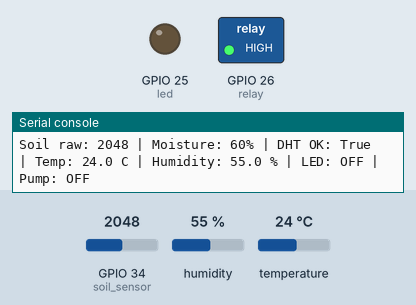
Bench run of a program on a simulated ESP32 board running MicroPython. On the bench: switched loads named in the program (green lamp = pin HIGH), output pins drawn as LEDs (lit = HIGH), the last lines printed to the serial console. The test bench sets the inputs (shaded band); at power-on: GPIO 34 (soil_sensor) = 2048, humidity 55 %, temperature 24 °C (analog values on the 0–4095 scale).

Above: at 1.2 s.
1.3 s: GPIO 34 (soil_sensor) set to 2283
4.0 s: GPIO 34 (soil_sensor) set to 2376
At 5.3 s:
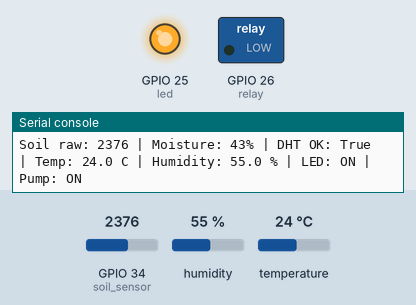
6.7 s: GPIO 34 (soil_sensor) set to 2047
At 8.9 s:
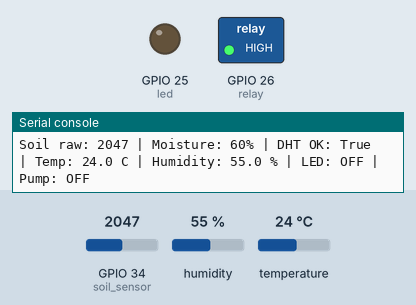
9.6 s: GPIO 34 (soil_sensor) set to 2866
At 18.5 s:
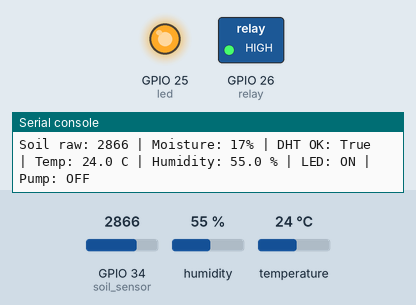
Timing chart, 0 to 19.3 s (numbered marks = the images above; inputs shaded):
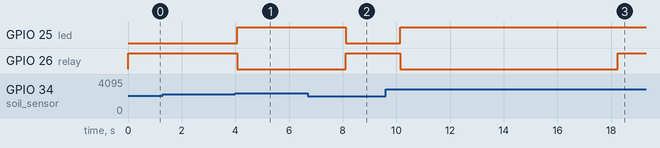

Measured:
- the behaviour switches between 2345 and 2346 on GPIO 34 (soil_sensor) (found by bisection; images 0 and 1)
- after the input at 4.0 s, GPIO 25 (led): LOW → HIGH after 0.07 s; GPIO 26 (relay): HIGH → LOW after 0.07 s
- after the input at 6.7 s, GPIO 25 (led): HIGH → LOW after 1.4 s; GPIO 26 (relay): LOW → HIGH after 1.4 s
- after the input at 9.6 s, GPIO 25 (led): LOW → HIGH after 0.54 s; GPIO 26 (relay): HIGH → LOW after 0.54 s, → HIGH 8.1 s later

The program:

connect_all_sensors.py
```python
from machine import ADC, Pin
from time import sleep, ticks_ms, ticks_diff
import dht

# ==================================================
# Smart Watering System - Connect All Sensors
# ==================================================
# This is the full connection file.
# Use the test files first, then use this file when every component works.
#
# Components connected:
# - Soil moisture sensor
# - DHT11/DHT22 temperature and humidity sensor
# - Relay module
# - Mini water pump
# - LED dry-soil warning

# Pin map. Keep this the same as the test files.
SOIL_SENSOR_PIN = 34
DHT_PIN = 27
RELAY_PIN = 26
LED_PIN = 25

# Change this to False if your relay turns ON when GPIO is HIGH.
RELAY_ACTIVE_LOW = True

# Change to "DHT11" if your sensor is DHT11.
DHT_SENSOR_TYPE = "DHT22"

# Soil calibration values.
# Adjust after reading raw values from tests/test_soil_sensor.py.
DRY_RAW_VALUE = 3200
WET_RAW_VALUE = 1300

# Watering control.
MOISTURE_THRESHOLD = 45
MOISTURE_STOP_MARGIN = 8
WATERING_TIME_MS = 8000
READ_DELAY_SECONDS = 2

soil_sensor = ADC(Pin(SOIL_SENSOR_PIN))
soil_sensor.atten(ADC.ATTN_11DB)
soil_sensor.width(ADC.WIDTH_12BIT)

led = Pin(LED_PIN, Pin.OUT)
relay = Pin(RELAY_PIN, Pin.OUT)

if DHT_SENSOR_TYPE == "DHT11":
    dht_sensor = dht.DHT11(Pin(DHT_PIN))
else:
    dht_sensor = dht.DHT22(Pin(DHT_PIN))

pump_running = False
pump_started_at = 0


def moisture_percent_from_raw(raw_value):
    percent = (raw_value - DRY_RAW_VALUE) * 100 / (WET_RAW_VALUE - DRY_RAW_VALUE)
    if percent < 0:
        return 0
    if percent > 100:
        return 100
    return int(percent)


def set_pump(on):
    global pump_running, pump_started_at

    pump_running = on
    pump_started_at = ticks_ms() if on else 0

    if RELAY_ACTIVE_LOW:
        relay.value(0 if on else 1)
    else:
        relay.value(1 if on else 0)


def read_soil_sensor():
    raw = soil_sensor.read()
    percent = moisture_percent_from_raw(raw)
    return raw, percent


def read_dht_sensor():
    try:
        dht_sensor.measure()
        return dht_sensor.temperature(), dht_sensor.humidity(), True
    except OSError:
        return None, None, False


def update_led(moisture_percent):
    led.value(1 if moisture_percent < MOISTURE_THRESHOLD else 0)


def update_pump(moisture_percent):
    if not pump_running and moisture_percent < MOISTURE_THRESHOLD:
        set_pump(True)
        print("Soil is dry -> pump ON")

    if pump_running:
        time_finished = ticks_diff(ticks_ms(), pump_started_at) >= WATERING_TIME_MS
        soil_wet_enough = moisture_percent >= MOISTURE_THRESHOLD + MOISTURE_STOP_MARGIN

        if time_finished or soil_wet_enough:
            set_pump(False)
            print("Pump OFF")


def print_system_status(raw, moisture, temperature, humidity, dht_ok):
    print("Soil raw:", raw, end=" | ")
    print("Moisture:", str(moisture) + "%", end=" | ")
    print("DHT OK:", dht_ok, end=" | ")
    print("Temp:", temperature, "C", end=" | ")
    print("Humidity:", humidity, "%", end=" | ")
    print("LED:", "ON" if moisture < MOISTURE_THRESHOLD else "OFF", end=" | ")
    print("Pump:", "ON" if pump_running else "OFF")


def main():
    print("Smart Watering System connected")
    print("Soil GPIO:", SOIL_SENSOR_PIN)
    print("DHT GPIO:", DHT_PIN)
    print("Relay GPIO:", RELAY_PIN)
    print("LED GPIO:", LED_PIN)

    set_pump(False)
    led.value(0)

    while True:
        soil_raw, soil_percent = read_soil_sensor()
        temperature, humidity, dht_ok = read_dht_sensor()

        update_led(soil_percent)
        update_pump(soil_percent)
        print_system_status(soil_raw, soil_percent, temperature, humidity, dht_ok)

        sleep(READ_DELAY_SECONDS)


main()
```
